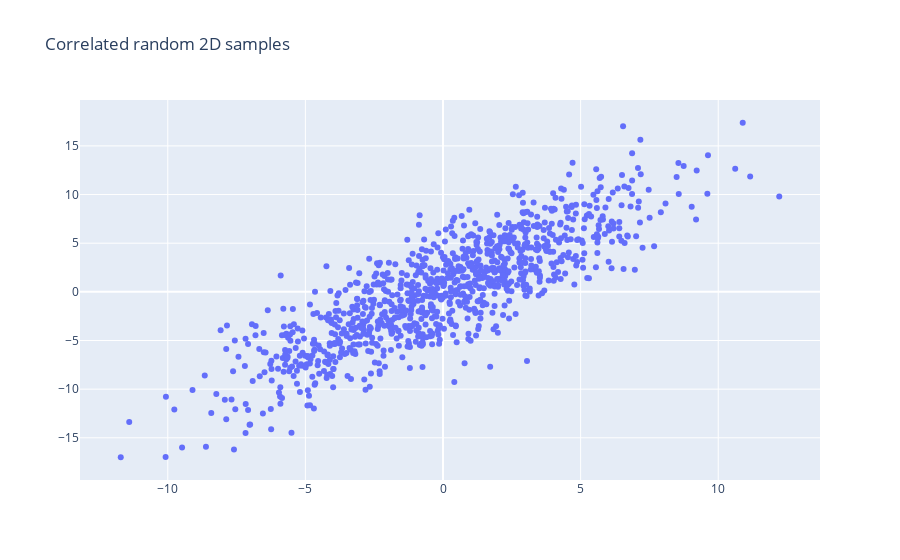

The code cell stored with this chart in its notebook:
### Code cell
fig = go_scatter(xs_c, ys_c, "Correlated random 2D samples")
fig

### Figure 1 — Plotly figure (JSON) as saved in the notebook; plotly's stock layout.template omitted (floating-point values rounded to 4 significant figures; data arrays with more than 128 entries replaced by an {"elided": "..."} marker saying what was removed)
{"data": [{"mode": "markers", "type": "scatter", "x": {"elided": "1000 float values"}, "y": {"elided": "1000 float values"}}], "layout": {"title": {"text": "Correlated random 2D samples"}}}
